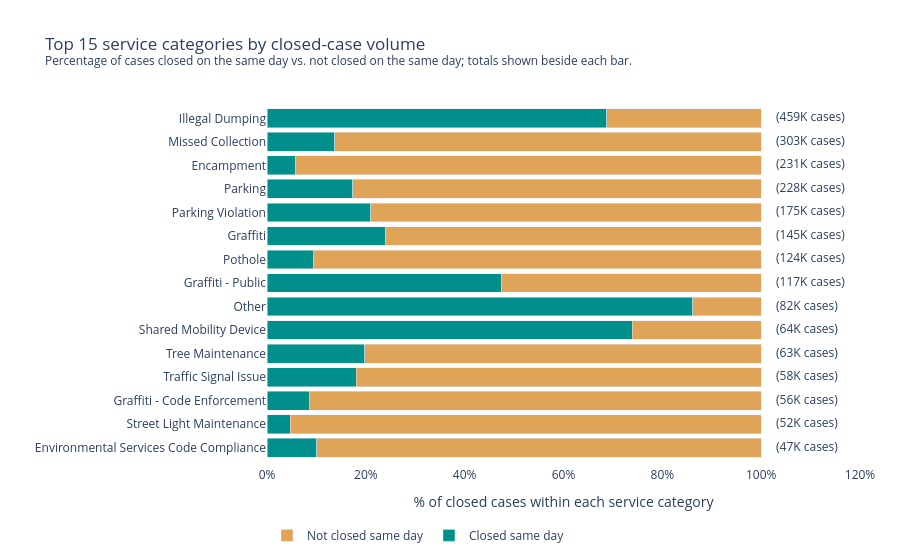

The notebook cell this image was saved under:
### Code cell
import pandas as pd

d = df.copy()
d['date_requested'] = pd.to_datetime(d['date_requested'], errors='coerce')
d['date_closed'] = pd.to_datetime(d['date_closed'], errors='coerce')

closed = d[d['date_closed'].notna() & d['date_requested'].notna()].copy()
closed['age_calc'] = (closed['date_closed'].dt.normalize() - closed['date_requested'].dt.normalize()).dt.days
closed['same_day'] = closed['age_calc'] == 0

# Use the closed DataFrame, which contains one row per closed case
# and a Boolean `same_day` column.

TOP_N = 15

# Remove rows without a service category
data = closed.dropna(subset=['service_name']).copy()

# Create outcome: closed same day or not
data['outcome'] = np.where(
    data['same_day'],
    'Closed same day',
    'Not closed same day'
)

# Find the 15 service categories with the most closed cases
top_categories = (
    data['service_name']
    .value_counts()
    .head(TOP_N)
    .index
)

data = data[data['service_name'].isin(top_categories)]

# Count same-day and non-same-day closures by service category
pv = (
    data.groupby(['service_name', 'outcome'])
    .size()
    .unstack(fill_value=0)
)

# Make sure both outcome columns exist
for col in ['Closed same day', 'Not closed same day']:
    if col not in pv.columns:
        pv[col] = 0

# Sort categories by total volume
totals = pv.sum(axis=1)
order = totals.sort_values().index.tolist()

# Calculate percentages within each service category
pct = pv.div(totals, axis=0) * 100

# Colors
COLORS = {
    'Closed same day': '#008F8A',
    'Not closed same day': '#E0A458'
}

def k(n):
    return f'{n:,.0f}' if n < 1000 else f'{n/1000:,.0f}K'

fig = go.Figure()

# Create stacked bars
for col in ['Closed same day', 'Not closed same day']:
    fig.add_bar(
        y=order,
        x=[pct.loc[d, col] for d in order],
        orientation='h',
        name=col,
        marker_color=COLORS[col],
        customdata=[
            [pv.loc[d, col], totals[d]]
            for d in order
        ],
        hovertemplate=(
            '%{y}<br>'
            + col + ': %{x:.1f}% '
            '(%{customdata[0]:,} cases)<br>'
            'Total closed cases: %{customdata[1]:,}'
            '<extra></extra>'
        )
    )

# Add total case counts beside each bar
fig.add_scatter(
    y=order,
    x=[103] * len(order),
    mode='text',
    showlegend=False,
    hoverinfo='skip',
    text=[f'({k(totals[d])} cases)' for d in order],
    textposition='middle right'
)

# Axis formatting
fig.update_yaxes(
    categoryorder='array',
    categoryarray=order,
    title=''
)

fig.update_xaxes(
    range=[0, 120],
    title='% of closed cases within each service category',
    ticksuffix='%',
    showgrid=False
)

# Layout
fig.update_layout(
    barmode='stack',
    plot_bgcolor='white',
    height=560,
    margin=dict(l=10, r=40, t=100, b=60),
    legend=dict(
        orientation='h',
        y=-0.15,
        title=''
    ),
    title=dict(
        text=(
            f'Top {TOP_N} service categories by closed-case volume'
            '<br><sup>Percentage of cases closed on the same day vs. '
            'not closed on the same day; totals shown beside each bar.</sup>'
        )
    )
)

fig.show()

### Figure 1 — Plotly figure (JSON) as saved in the notebook; plotly's stock layout.template omitted (floating-point values rounded to 4 significant figures)
{"data": [{"customdata": [[4707, 46812], [2441, 52043], [4881, 56433], [10561, 58407], [12466, 63148], [46973, 63590], [70251, 81549], [55602, 117309], [11724, 124358], [34852, 145248], [36889, 175326], [39541, 227805], [13524, 231125], [41409, 302869], [315694, 459015]], "hovertemplate": "%{y}<br>Closed same day: %{x:.1f}% (%{customdata[0]:,} cases)<br>Total closed cases: %{customdata[1]:,}<extra></extra>", "marker": {"color": "#008F8A"}, "name": "Closed same day", "orientation": "h", "type": "bar", "x": [10.06, 4.69, 8.649, 18.08, 19.74, 73.87, 86.15, 47.4, 9.428, 23.99, 21.04, 17.36, 5.851, 13.67, 68.78], "y": ["Environmental Services Code Compliance", "Street Light Maintenance", "Graffiti - Code Enforcement", "Traffic Signal Issue", "Tree Maintenance", "Shared Mobility Device", "Other", "Graffiti - Public", "Pothole", "Graffiti", "Parking Violation", "Parking", "Encampment", "Missed Collection", "Illegal Dumping"]}, {"customdata": [[42105, 46812], [49602, 52043], [51552, 56433], [47846, 58407], [50682, 63148], [16617, 63590], [11298, 81549], [61707, 117309], [112634, 124358], [110396, 145248], [138437, 175326], [188264, 227805], [217601, 231125], [261460, 302869], [143321, 459015]], "hovertemplate": "%{y}<br>Not closed same day: %{x:.1f}% (%{customdata[0]:,} cases)<br>Total closed cases: %{customdata[1]:,}<extra></extra>", "marker": {"color": "#E0A458"}, "name": "Not closed same day", "orientation": "h", "type": "bar", "x": [89.94, 95.31, 91.35, 81.92, 80.26, 26.13, 13.85, 52.6, 90.57, 76.01, 78.96, 82.64, 94.15, 86.33, 31.22], "y": ["Environmental Services Code Compliance", "Street Light Maintenance", "Graffiti - Code Enforcement", "Traffic Signal Issue", "Tree Maintenance", "Shared Mobility Device", "Other", "Graffiti - Public", "Pothole", "Graffiti", "Parking Violation", "Parking", "Encampment", "Missed Collection", "Illegal Dumping"]}, {"hoverinfo": "skip", "mode": "text", "showlegend": false, "text": ["(47K cases)", "(52K cases)", "(56K cases)", "(58K cases)", "(63K cases)", "(64K cases)", "(82K cases)", "(117K cases)", "(124K cases)", "(145K cases)", "(175K cases)", "(228K cases)", "(231K cases)", "(303K cases)", "(459K cases)"], "textposition": "middle right", "type": "scatter", "x": [103, 103, 103, 103, 103, 103, 103, 103, 103, 103, 103, 103, 103, 103, 103], "y": ["Environmental Services Code Compliance", "Street Light Maintenance", "Graffiti - Code Enforcement", "Traffic Signal Issue", "Tree Maintenance", "Shared Mobility Device", "Other", "Graffiti - Public", "Pothole", "Graffiti", "Parking Violation", "Parking", "Encampment", "Missed Collection", "Illegal Dumping"]}], "layout": {"barmode": "stack", "height": 560, "legend": {"orientation": "h", "title": {"text": ""}, "y": -0.15}, "margin": {"b": 60, "l": 10, "r": 40, "t": 100}, "plot_bgcolor": "white", "title": {"text": "Top 15 service categories by closed-case volume<br><sup>Percentage of cases closed on the same day vs. not closed on the same day; totals shown beside each bar.</sup>"}, "xaxis": {"range": [0, 120], "showgrid": false, "ticksuffix": "%", "title": {"text": "% of closed cases within each service category"}}, "yaxis": {"categoryarray": ["Environmental Services Code Compliance", "Street Light Maintenance", "Graffiti - Code Enforcement", "Traffic Signal Issue", "Tree Maintenance", "Shared Mobility Device", "Other", "Graffiti - Public", "Pothole", "Graffiti", "Parking Violation", "Parking", "Encampment", "Missed Collection", "Illegal Dumping"], "categoryorder": "array", "title": {"text": ""}}}}
